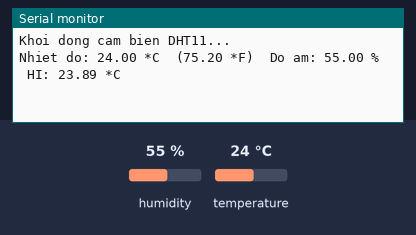
The program below on a simulated ESP32. On the bench: the last lines printed to the serial monitor. The test bench sets the inputs (shaded band); at power-on: humidity 55 %, temperature 24 °C.

Above: at 2.2 s.
2.3 s: humidity set to 22 %
At 4.0 s:
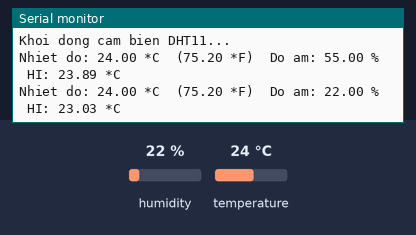
5.0 s: temperature set to 12 °C
At 6.4 s:
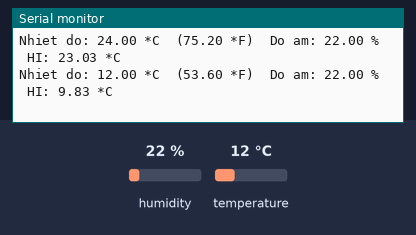
7.7 s: humidity set to 40 %
At 10.0 s:
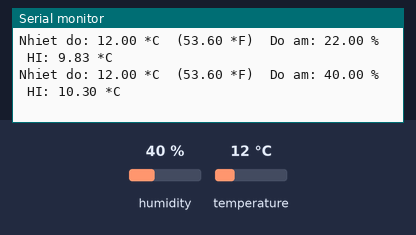
Timing chart, 0 to 11.5 s (numbered marks = the images above; inputs shaded):
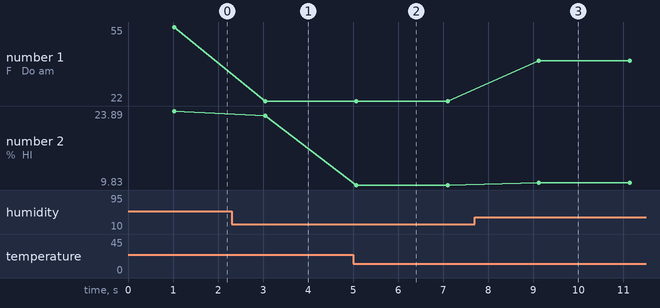

The program:

main.cpp
```cpp
// Doc cam bien DHT11 tren ESP32 (ESP-WROOM-32D) chan DATA = GPIO15
// Wiring (module DHT11 co 3 chan):
//  VCC -> 5V (hoac 3.3V). Neu dung 5V, dam bao chan DATA khong keo len 5V truc tiep vao ESP32
//  GND -> GND chung
//  DATA -> GPIO13 (nen dung dien tro keo len 10K len 3.3V neu board DHT11 khong san pull-up)

#include <Arduino.h>
#include <DHT.h>

#define DHTPIN 15      // GPIO15
#define DHTTYPE DHT11  // Loai cam bien

DHT dht(DHTPIN, DHTTYPE);

void setup() {
  Serial.begin(115200);
  delay(1000);
  Serial.println("Khoi dong cam bien DHT11...");
  dht.begin();
}

void loop() {
  float h = dht.readHumidity();
  float t = dht.readTemperature();       // Do C
  float f = dht.readTemperature(true);   // Do F

  if (isnan(h) || isnan(t) || isnan(f)) {
    Serial.println("Loi: Khong doc duoc du lieu tu DHT11");
  } else {
    // Tinh heat index (theo do C)
    float hic = dht.computeHeatIndex(t, h, false);
    Serial.print("Nhiet do: "); Serial.print(t); Serial.print(" *C  (");
    Serial.print(f); Serial.print(" *F)  Do am: "); Serial.print(h); Serial.print(" %  HI: ");
    Serial.print(hic); Serial.println(" *C");
  }

  delay(2000); // Doc moi 2s
}
```

Measured:
- after the input at 2.3 s, the serial monitor: prints a new line after 0.75 s (image 1)
- after the input at 5.0 s, the serial monitor: prints a new line after 0.07 s (image 2)
- after the input at 7.7 s, the serial monitor: prints a new line after 1.4 s (image 3)
- plotted number 1: 55 → 22 after the input at 2.3 s, 22 → 40 after the input at 7.7 s
- plotted number 2: 23.89 → 23.03 after the input at 2.3 s, 23.03 → 9.83 after the input at 5.0 s, 9.83 → 10.3 after the input at 7.7 s
